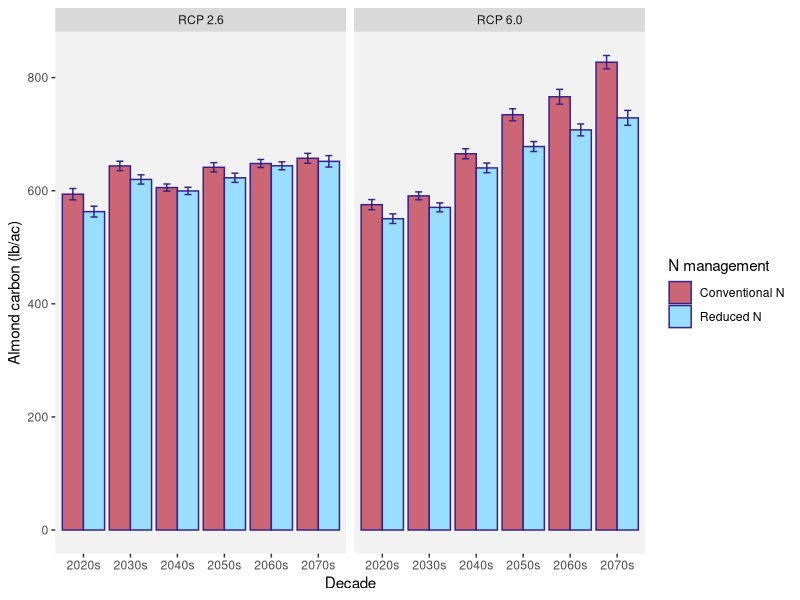
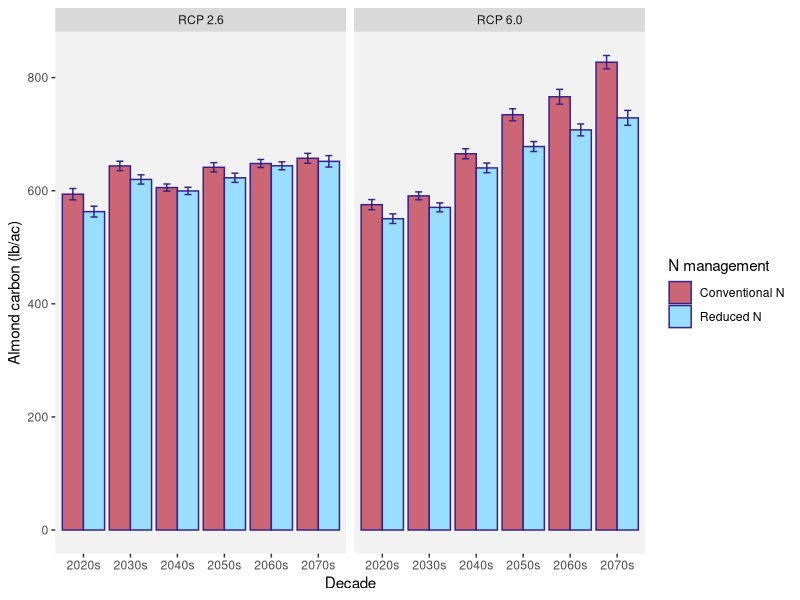
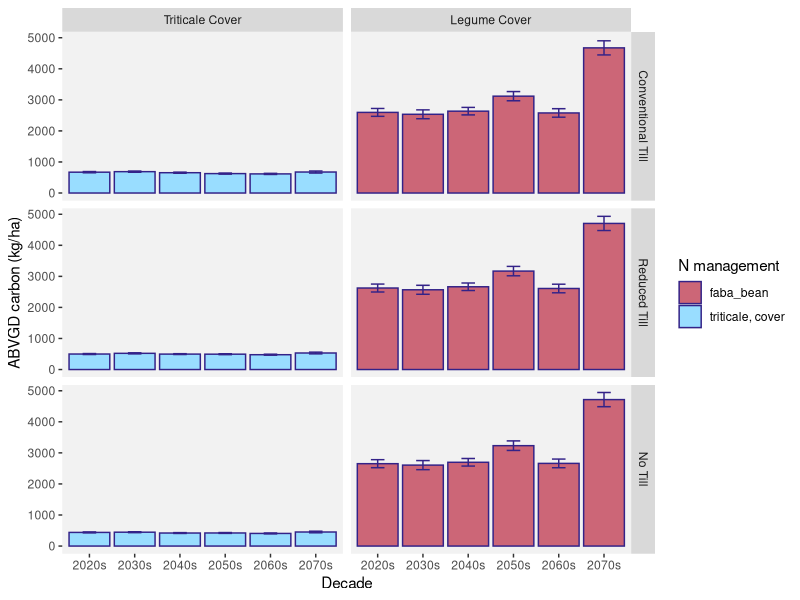
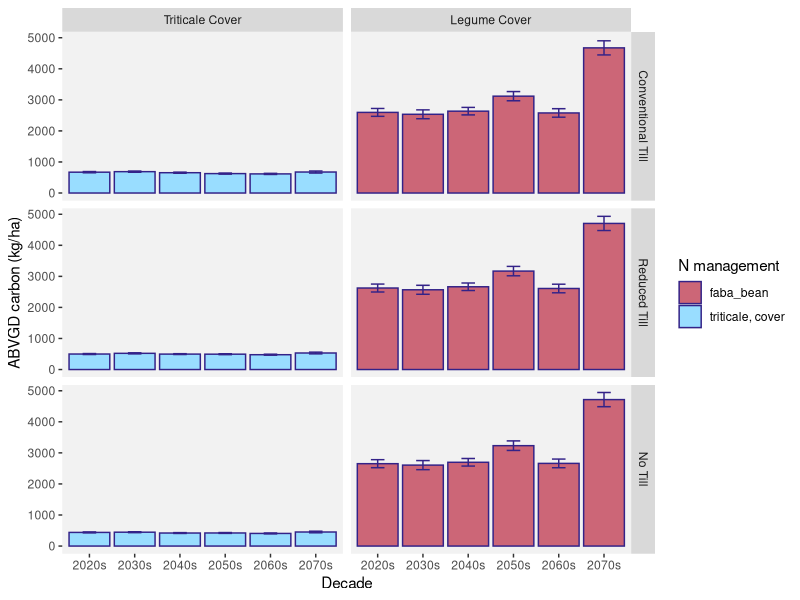

Generate these figures, in order, with R:
# Biomass data from Regrow DNDC simulations
# this script adds some dummy variables to the data
# summarizes corn grain biomass C data by mean, se, cv
# makes bar charts by decade and summarizing across all years
# runs ANOVA to look for significant differences in mean and cv between till*cc*N management across all years

library(tidyverse) # has ggplot, dplyr, etc.
library(broom) # for glance()
# install.packages("car")
library(car) # for qqp
# install.packages("multcompView") 
library(multcompView) # for tukey HSD letters

################### EXTRACT DATA BY SITE (CAN SKIP UNLESS NEED TO UPDATE DATA FROM GOOGLE DRIVE)

# bm <- read.csv("data/biomass/biomass.csv")
# From Regrow's doc "AFT Final Delivery Modeling Notes"
# This file includes maximum aboveground biomass of each crop grown in each management system. 
# Management_name maps directly to the file yearly_outputs_post-weighting.csv as described in 3.2.

# Column Name       Unit          Description
# site_name         NA            String combination of one of the locations we simulated on. In the format of {x}_{y} where x refers to the region and y refers to the numeric id of that site. These will be of the format of h_{}, v_{}, a_{}, f_{}, IL-n_{}, IL-s_{} which represents the points for hops, vineyards, almonds, and forage, Illinois North, Illinois South respectively
# management_name   NA            Management code as associated with the simulations described in section 2.{x}.1
# climate_scenario  NA            Either ‘rcp26’ or ‘rcp60’ that were defined in section 1.2
# crop_system_name  NA            Name of the entire system results are for. Will be one of the following:  alfalfa, almond-a, almond-c, corn, corn-grain, corn-silage, grape-a, grape-c, hops-a, hops-c, soybean. Note that for the vine and tree crops the -c refers to the crop row, while the -a refers to the alley row.
# crop_name         NA            Name of crop within the rotation of crop system name. 
# Year              integer       Calendar year in which results are for.
# Grain.C.kgC.ha    kg C /ha      Kilograms of Carbon per hectare of grain as part of the crop.
# Leaf.C.kgC.ha     kg C /ha      Kilograms of Carbon per hectare of leaf as part of the crop
# Stem.C.kgC.ha     kg C /ha      Kilograms of Carbon per hectare of stem as part of the crop.

# interesting, so we need to convert kg C to kg dry biomass
# can probably find common %C of dry grain biomass


###############
###############
###############
############### START HERE

#######################   
#######################   (1) set up the data
#######################   

bmalm <- read.csv("data/biomass/biomass_almond_20240220.csv")

# DO NOT need to find literature values to convert kg C grain to kg grain.
# since we'll only be looking at them RELATIVE TO EACH OTHER, not absolute amounts...
# let's look at the C results for now
# 
# min(bmalm$Year) # 2013 --2013-2021 start up years, start at 2022
# max(bmalm$Year) # 2073

bmalm <- bmalm[bmalm$Year>2020,]

unique(bmalm$site_name) # 16 sites
unique(bmalm$region_name) # CA only
unique(bmalm$management_name) # "ct-nc" "nt-nc" "rt-nc" "cn"    "rn"    "ct-lc" "rt-lc" "ct-bc" "nt-bc" "nt-lc" "rt-bc"
# ct = conventional till  ---applies to alley
# nt = no till         ---applies to alley
# rt = reduced till    ---applies to alley
# -nc = no cover       ---applies to alley
# cn = conventional N  ---applies to crop row -- crop rows and alleys wer modeled separately
# so we will not be able to see the effect of cover crops and no till on almond biomass
# rn = reduced N       ---applies to crop row
# -lc = legume cover crop (Faba bean)       ---applies to alley
# -bc = basic (Triticale) cover crop        ---applies to alley
unique(bmalm$crop_system_name) # "almond-a" "almond-c"
# -a is the alley and -c is the crop

unique(bmalm$crop_name) # "fallow"           "almond"           "faba_bean"        "triticale, cover"

# make dummy factor for CT, RT, NT
bmalm$till <- ifelse(grepl("ct-", bmalm$management_name), "CT", 
                    ifelse(grepl("rt-", bmalm$management_name), "RT", 
                           ifelse(grepl("nt-", bmalm$management_name), "NT", "NA")))
# # check
# unique(bmalm$till)

b <- bmalm[bmalm$management_name %in% c("ct-lc", "rt-lc", "nt-lc"),]

# # check
# unique(bmalm$till)

# dummy for CC or NC
bmalm$cc <- ifelse(grepl("-nc", bmalm$management_name), "NC", 
                   ifelse(grepl("-bc", bmalm$management_name), "TC", 
                          ifelse(grepl("-lc", bmalm$management_name), "LC", "NA")))  #triticale, legume


# # check
# unique(bmalm$cc)

# dummy for N treatment
bmalm$nfert <- ifelse(grepl("cn", bmalm$management_name), "Conventional N", 
                     ifelse(grepl("rn", bmalm$management_name), "Reduced N", "NA"))

bmalm$fieldpart <- ifelse(grepl("-a", bmalm$crop_system_name), "alley", "crop")
# # check
# unique(bmalm$nfert)

# dummy for decade
bmalm$decade <- ifelse(bmalm$Year <2021, "2010s",
                      ifelse(bmalm$Year>=2021 & bmalm$Year <2031, "2020s",
                        ifelse(bmalm$Year>=2031 & bmalm$Year <2041, "2030s",
                          ifelse(bmalm$Year>=2041 & bmalm$Year <2051, "2040s",
                            ifelse(bmalm$Year>=2051 & bmalm$Year <2061, "2050s",
                              ifelse(bmalm$Year>=2061 & bmalm$Year <2071, "2060s", "2070s"))))))
# unique(bmalm$decade)


# # add in summer precip data -- only needed if doing regression analysis, not pursued at this time
# precip <- read.csv("data/climate data not large/precipIL.csv")
# 
# precip.summer <- precip[precip$season == "Summer",]
# precip.summer <- precip.summer[,c(1:3, 5:7)]
# colnames(precip.summer)[1:2] <- c("site_name", "climate_scenario")
# 
# bmalm <- left_join(bmalm, precip.summer, 
#                    relationship = "many-to-one", 
#                    by = join_by(site_name, climate_scenario, Year==year))


# unique(bmalm$management_name)


se <- function(x) sd(x) / sqrt(length(x))
cv <- function(x) sd(x) / mean(x)

# is the grain C biomass significantly different with High N vs Recommended N?
# let's look at biomass by decade
biomass_summary <- bmalm %>%
  group_by(climate_scenario,crop_name, cc, till, nfert, decade) %>%
  summarize(biomass_mean = mean(Grain.C.kgC.ha.), 
            biomass_se = se(Grain.C.kgC.ha.))

windows(xpinch=200, ypinch=200, width=5, height=5)

# convert kg/ha to lb/ac
biomass_summary$biomass_mean.lbac <- biomass_summary$biomass_mean*2.47105/2.20462
biomass_summary$biomass_se.lbac <- biomass_summary$biomass_se*2.47105/2.20462


ggplot(data=biomass_summary[biomass_summary$crop_name == "almond",],
       aes(x=decade, y=biomass_mean.lbac, fill=nfert)) +
  geom_bar(stat="identity", position=position_dodge(), color="#332288") +
  geom_errorbar(width=0.3, aes(ymin=biomass_mean.lbac - biomass_se.lbac, ymax=biomass_mean.lbac + biomass_se.lbac),  
                               position=position_dodge(0.9),
                                color="#332288") +
  facet_grid(cols=vars(factor(climate_scenario, levels=c("rcp26", "rcp60"))),
             # cols=vars(factor(cc, levels=c("CC", "NC"))),
             labeller = as_labeller(
               c(rcp26="RCP 2.6", rcp60="RCP 6.0"))) +
  xlab("Decade") +
  ylab("Almond carbon (lb/ac)") +
  scale_fill_manual(values=c("#CC6677","#99DDFF", "#44AA99" ), name="N management") +
  theme(
    panel.grid.minor=element_blank(), 
    panel.grid.major=element_blank(),
    panel.background = element_rect(fill = 'gray95'))

ggsave("plots/biomass/CA_alm_biomass_bars.png", width=8, height=5, dpi=300)



################ cover crop biomass in alleys
################ cover crop SOC low for Triticale, low for legume in no till, because low biomass?

bm_cover_sum <- bmalm %>%
  filter(crop_name %in% c("faba_bean", "triticale, cover")) %>%
  group_by(climate_scenario,crop_name, till, cc, nfert, decade) %>%
  summarize(biomass_mean = mean(Grain.C.kgC.ha.+Leaf.C.kgC.ha.+Stem.C.kgC.ha.),  # all aboveground biomass for cover crops 
            biomass_se = se(Grain.C.kgC.ha.+Leaf.C.kgC.ha.+Stem.C.kgC.ha.))  


windows(xpinch=200, ypinch=200, width=5, height=5)

ggplot(data=bm_cover_sum[bm_cover_sum$climate_scenario=="rcp60",],  
       aes(x=decade, y=biomass_mean, fill=crop_name)) +
  geom_bar(stat="identity", position=position_dodge(), color="#332288") +
  geom_errorbar(width=0.3, aes(ymin=biomass_mean - biomass_se, ymax=biomass_mean + biomass_se),  
                position=position_dodge(0.9),
                color="#332288") +
  facet_grid(rows=vars(factor(till, levels=c("CT", "RT", "NT"))),
             cols=vars(factor(cc, levels=c("TC", "LC"))),
             labeller = as_labeller(
               c(CT="Conventional Till", RT="Reduced Till", NT="No Till", 
                 TC= "Triticale Cover", LC="Legume Cover"))) +
  xlab("Decade") +
  ylab("ABVGD carbon (kg/ha)") +
  scale_fill_manual(values=c("#CC6677","#99DDFF", "#44AA99" ), name="N management") +
  theme(
    panel.grid.minor=element_blank(), 
    panel.grid.major=element_blank(),
    panel.background = element_rect(fill = 'gray95'))

ggsave("plots/biomass/CA_alm_coverbiomass_bars.png", width=8, height=5, dpi=300)
